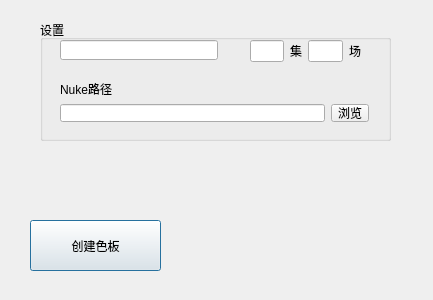
<?xml version="1.0" encoding="UTF-8"?>
<ui version="4.0">
 <class>Dialog</class>
 <widget class="QDialog" name="Dialog">
  <property name="geometry">
   <rect>
    <x>0</x>
    <y>0</y>
    <width>433</width>
    <height>300</height>
   </rect>
  </property>
  <property name="windowTitle">
   <string>Dialog</string>
  </property>
  <widget class="QPushButton" name="sheetButton">
   <property name="geometry">
    <rect>
     <x>30</x>
     <y>220</y>
     <width>131</width>
     <height>51</height>
    </rect>
   </property>
   <property name="text">
    <string>创建色板</string>
   </property>
   <property name="iconSize">
    <size>
     <width>16</width>
     <height>16</height>
    </size>
   </property>
  </widget>
  <widget class="QGroupBox" name="groupBox">
   <property name="geometry">
    <rect>
     <x>40</x>
     <y>20</y>
     <width>351</width>
     <height>121</height>
    </rect>
   </property>
   <property name="locale">
    <locale language="Chinese" country="China"/>
   </property>
   <property name="title">
    <string>设置</string>
   </property>
   <widget class="QWidget" name="">
    <property name="geometry">
     <rect>
      <x>20</x>
      <y>60</y>
      <width>309</width>
      <height>42</height>
     </rect>
    </property>
    <layout class="QVBoxLayout" name="verticalLayout">
     <item>
      <widget class="QLabel" name="label_3">
       <property name="text">
        <string>Nuke路径</string>
       </property>
      </widget>
     </item>
     <item>
      <layout class="QHBoxLayout" name="horizontalLayout_2">
       <item>
        <widget class="QLineEdit" name="nukeFileEdit">
         <property name="dragEnabled">
          <bool>true</bool>
         </property>
        </widget>
       </item>
       <item>
        <widget class="QToolButton" name="nukeFileButton">
         <property name="text">
          <string>浏览</string>
         </property>
        </widget>
       </item>
      </layout>
     </item>
    </layout>
   </widget>
   <widget class="QLineEdit" name="lineEdit_3">
    <property name="geometry">
     <rect>
      <x>20</x>
      <y>20</y>
      <width>158</width>
      <height>20</height>
     </rect>
    </property>
   </widget>
   <widget class="QWidget" name="">
    <property name="geometry">
     <rect>
      <x>210</x>
      <y>20</y>
      <width>111</width>
      <height>22</height>
     </rect>
    </property>
    <layout class="QHBoxLayout" name="horizontalLayout">
     <item>
      <widget class="QLineEdit" name="lineEdit"/>
     </item>
     <item>
      <widget class="QLabel" name="label">
       <property name="text">
        <string>集</string>
       </property>
      </widget>
     </item>
     <item>
      <widget class="QLineEdit" name="lineEdit_2"/>
     </item>
     <item>
      <widget class="QLabel" name="label_2">
       <property name="text">
        <string>场</string>
       </property>
      </widget>
     </item>
    </layout>
   </widget>
   <zorder>spinBox_2</zorder>
   <zorder>spinBox</zorder>
   <zorder>nukeFileEdit</zorder>
   <zorder>nukeFileButton</zorder>
   <zorder>label</zorder>
   <zorder>label_2</zorder>
   <zorder>nukeFileEdit</zorder>
   <zorder>label_3</zorder>
   <zorder></zorder>
   <zorder>lineEdit_3</zorder>
   <zorder></zorder>
  </widget>
 </widget>
 <resources/>
 <connections/>
</ui>
